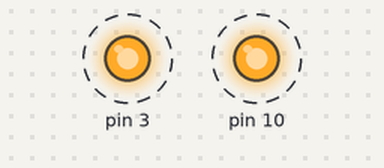
Simulated run of this sketch. Board: Arduino Uno, built with avr-gcc and run on an emulated ATmega328P. On the bench: output pins drawn as LEDs (lit = HIGH). Dashed ring = blinking.

Above: at 4.7 s.
Timing chart, 0 to 7.5 s (numbered marks = the images above):
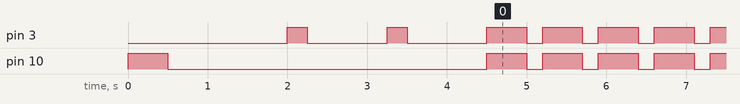

Measured:
- by itself, pin 3: goes LOW 1.0 s, HIGH 0.25 s, LOW 1.0 s, 179 × (HIGH 0.50 s, LOW 0.20 s), then HIGH
- by itself, pin 10: repeats every 0.70 s: HIGH 0.50 s, LOW 0.20 s

The sketch:

2blinkingLights.ino
```cpp
void setup() {
    pinMode(3,OUTPUT);
    pinMode(10,OUTPUT);
    digitalWrite(10,HIGH);
    delay(500);
    digitalWrite(10,LOW);
    delay(500);
    delay(1000);
    digitalWrite(3,HIGH);
    delay(250);
    digitalWrite(3,LOW);
    delay(1000);
    digitalWrite(3,HIGH);
    delay(250);
    digitalWrite(3,LOW);
    delay(1000);
}

void loop() {
    digitalWrite(10,HIGH);
    digitalWrite(3,HIGH);
    delay(500);
    digitalWrite(10,LOW);
    digitalWrite(3,LOW);
    delay(200);
}
```
